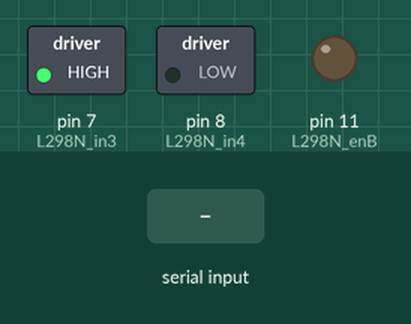
A sketch run on a simulated Arduino Uno, built with avr-gcc and run on an emulated ATmega328P. On the bench: switched loads named in the sketch (green lamp = pin HIGH), output pins drawn as LEDs (lit = HIGH). Inputs (shaded band) come from the test bench.

Above: at 1.2 s.
1.3 s: "1" received over Serial
At 3.5 s:
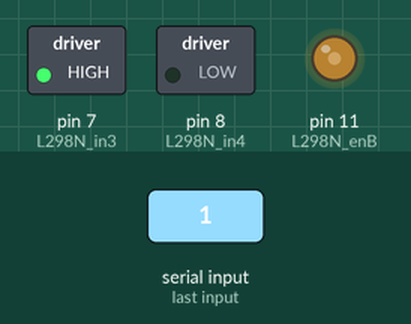
3.8 s: "2" received over Serial
At 5.5 s:
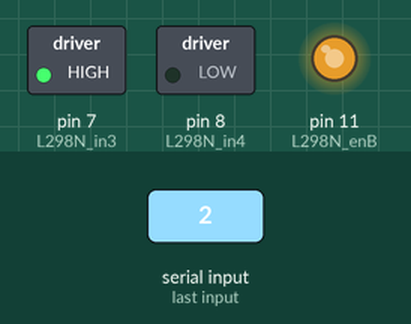
Timing chart, 0 to 7.0 s (numbered marks = the images above; inputs shaded):
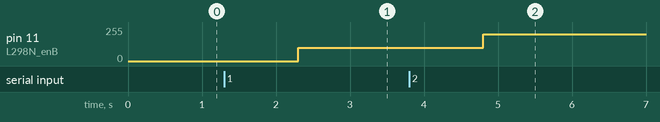

The sketch:

simple_motor_control.ino
```cpp
// // L298N H-Bridge Connection PINs
// #define L298N_enA 9  // PWM
// #define L298N_in2 13  // Dir Motor A
// #define L298N_in1 12  // Dir Motor A

// float cmd = 0;

// void setup() {
//   // Set pin modes
//   pinMode(L298N_enA, OUTPUT);
//   pinMode(L298N_in1, OUTPUT);
//   pinMode(L298N_in2, OUTPUT);

//   // Set Motor Rotation Direction
//   digitalWrite(L298N_in1, HIGH);
//   digitalWrite(L298N_in2, LOW);

//   Serial.begin(115200);
// }

// void loop() {
//   if (Serial.available())
//   {
//     cmd = Serial.readString().toDouble();
//     // cmd = Serial.readStringUntil().toDouble();
//   }
//   analogWrite(L298N_enA, cmd*100);
// }

// ####################################################################################
// right motor

// L298N H-Bridge Connection PINs
#define L298N_enB 11  // PWM
#define L298N_in3 7  // Dir Motor B
#define L298N_in4 8  // Dir Motor B

float cmd = 0;

void setup() {
  // Set pin modes
  pinMode(L298N_enB, OUTPUT);
  pinMode(L298N_in3, OUTPUT);
  pinMode(L298N_in4, OUTPUT);

  // Set Motor Rotation Direction
  digitalWrite(L298N_in3, HIGH);
  digitalWrite(L298N_in4, LOW);

  Serial.begin(115200);
}

void loop() {
  if (Serial.available())
  {
    cmd = Serial.readString().toDouble();
    // cmd = Serial.readStringUntil().toDouble();
  }
  analogWrite(L298N_enB, cmd*100);
}
```

Measured:
- after the input at 1.3 s, pin 11 (L298N_enB): 0/255 → 100/255 after 1.0 s
- after the input at 3.8 s, pin 11 (L298N_enB): 100/255 → 200/255 after 1.0 s
